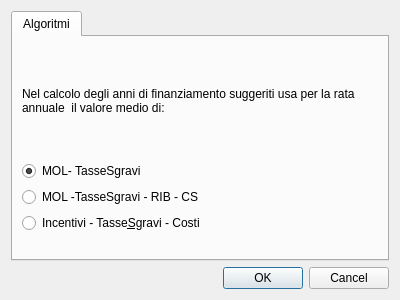
<?xml version="1.0" encoding="UTF-8"?>
<ui version="4.0">
 <class>dialogSimOptions</class>
 <widget class="QDialog" name="dialogSimOptions">
  <property name="geometry">
   <rect>
    <x>0</x>
    <y>0</y>
    <width>400</width>
    <height>300</height>
   </rect>
  </property>
  <property name="maximumSize">
   <size>
    <width>400</width>
    <height>300</height>
   </size>
  </property>
  <property name="windowTitle">
   <string>Opzioni di simulazione economica</string>
  </property>
  <property name="windowIcon">
   <iconset resource="resource.qrc">
    <normaloff>:/images/play2.png</normaloff>:/images/play2.png</iconset>
  </property>
  <layout class="QGridLayout" name="gridLayout_2">
   <item row="1" column="0">
    <widget class="QDialogButtonBox" name="buttonBox">
     <property name="orientation">
      <enum>Qt::Horizontal</enum>
     </property>
     <property name="standardButtons">
      <set>QDialogButtonBox::Cancel|QDialogButtonBox::Ok</set>
     </property>
    </widget>
   </item>
   <item row="0" column="0">
    <widget class="QTabWidget" name="tabWidget">
     <property name="currentIndex">
      <number>0</number>
     </property>
     <widget class="QWidget" name="tab">
      <attribute name="title">
       <string>Algoritmi</string>
      </attribute>
      <layout class="QGridLayout" name="gridLayout">
       <item row="0" column="0">
        <widget class="QLabel" name="label">
         <property name="text">
          <string>Nel calcolo degli anni di finanziamento suggeriti usa per la rata annuale  il valore medio di:</string>
         </property>
         <property name="wordWrap">
          <bool>true</bool>
         </property>
        </widget>
       </item>
       <item row="1" column="0">
        <widget class="QRadioButton" name="radioNettoMean">
         <property name="toolTip">
          <string>&lt;p&gt; Ricavi sono per Conto Scambio, o per Vendita, e RIB &lt;/p&gt;</string>
         </property>
         <property name="text">
          <string>MOL- TasseSgravi </string>
         </property>
         <property name="checked">
          <bool>true</bool>
         </property>
        </widget>
       </item>
       <item row="3" column="0">
        <widget class="QRadioButton" name="radioBonusOnly">
         <property name="text">
          <string>Incentivi - Tasse&amp;Sgravi - Costi </string>
         </property>
         <property name="checked">
          <bool>false</bool>
         </property>
        </widget>
       </item>
       <item row="4" column="0">
        <spacer name="verticalSpacer_2">
         <property name="orientation">
          <enum>Qt::Vertical</enum>
         </property>
         <property name="sizeType">
          <enum>QSizePolicy::Fixed</enum>
         </property>
         <property name="sizeHint" stdset="0">
          <size>
           <width>238</width>
           <height>17</height>
          </size>
         </property>
        </spacer>
       </item>
       <item row="2" column="0">
        <widget class="QRadioButton" name="radioRIBCS">
         <property name="text">
          <string>MOL -TasseSgravi - RIB - CS</string>
         </property>
        </widget>
       </item>
      </layout>
     </widget>
    </widget>
   </item>
  </layout>
 </widget>
 <resources>
  <include location="resource.qrc"/>
 </resources>
 <connections>
  <connection>
   <sender>buttonBox</sender>
   <signal>accepted()</signal>
   <receiver>dialogSimOptions</receiver>
   <slot>accept()</slot>
   <hints>
    <hint type="sourcelabel">
     <x>248</x>
     <y>254</y>
    </hint>
    <hint type="destinationlabel">
     <x>157</x>
     <y>274</y>
    </hint>
   </hints>
  </connection>
  <connection>
   <sender>buttonBox</sender>
   <signal>rejected()</signal>
   <receiver>dialogSimOptions</receiver>
   <slot>reject()</slot>
   <hints>
    <hint type="sourcelabel">
     <x>316</x>
     <y>260</y>
    </hint>
    <hint type="destinationlabel">
     <x>286</x>
     <y>274</y>
    </hint>
   </hints>
  </connection>
 </connections>
</ui>
